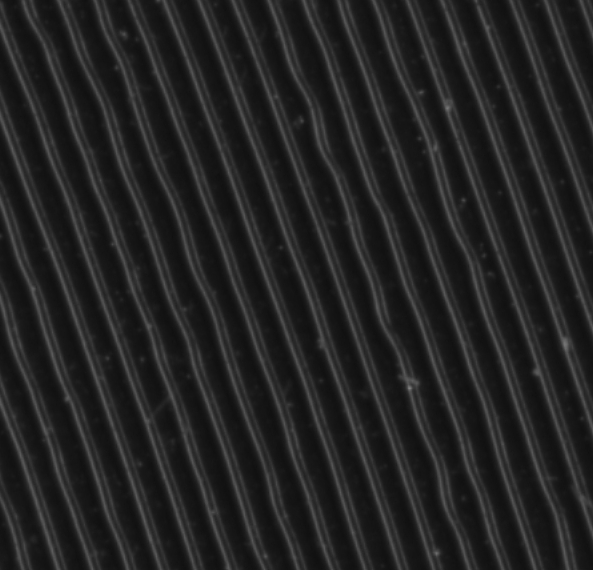
#> input picture grooves_128000.jpg, 593 x 570 px
$ python adaptive_thresholding.py   (older library calls are emulated)
#> lines starting #> are read from the running program, lines starting #| are printed output that depends on the picture; after the words box and inside, x2 and y2 are one past the last pixel; in counts of white or black regions, pixels touching at a corner belong together
import cv2 as cv

bw = cv.imread('grooves_128000.jpg', 0)
#> bw is the input picture: shape (570, 593); min 15, max 129, mean 35.1
cv.imshow("Original BW", bw)

ret, thresh_basic = cv.threshold(bw, 30, 255, cv.THRESH_BINARY)
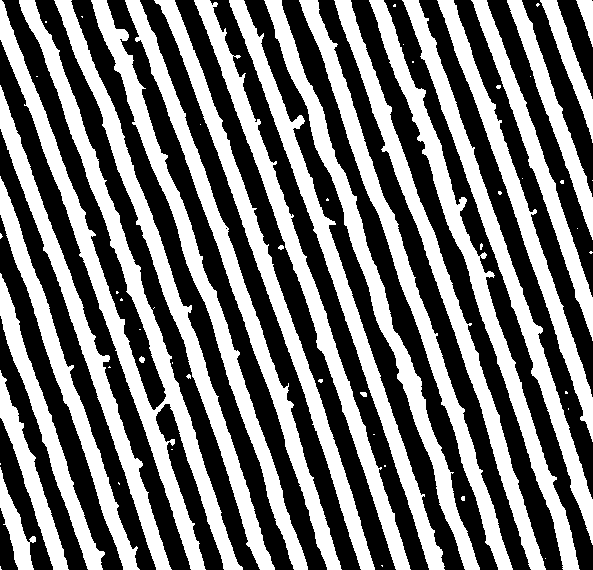
#> thresh_basic: shape (570, 593); 46.2% white; 63 white regions (38 under 20 px), largest, box (x1, y1, x2, y2) and area: (0, 0, 243, 570) 17822, (369, 0, 580, 570) 9322, (194, 0, 411, 570) 9089
cv.imshow("Basic Binary", thresh_basic)

thresh_adapt = cv.adaptiveThreshold(bw, 255, cv.ADAPTIVE_THRESH_MEAN_C, cv.THRESH_BINARY, 45, 0)
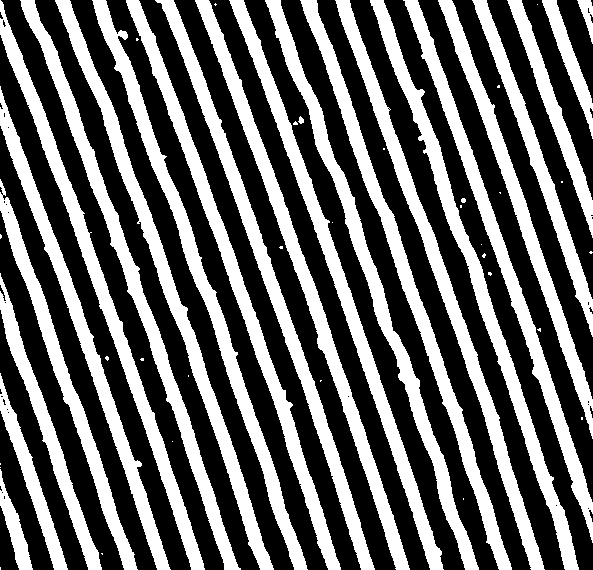
#> thresh_adapt: shape (570, 593); 41% white; 53 white regions (28 under 20 px)
cv.imshow("Adaptive Threshold", thresh_adapt)

_, contours, heirarchy = cv.findContours(thresh_adapt, cv.RETR_TREE, cv.CHAIN_APPROX_SIMPLE)
#> contours = 75 contours, 51 with area under 20; largest, box (x1, y1, x2, y2) and area: (92, 0, 308, 570) 7541, (55, 0, 274, 570) 7516, (370, 0, 579, 570) 7504, (195, 0, 410, 570) 7498, (20, 0, 241, 570) 7440
bw2 = bw.copy()
index = -1
thickness = 1
color = (255,0,255)

cv.drawContours(bw2, contours, index, color, thickness)
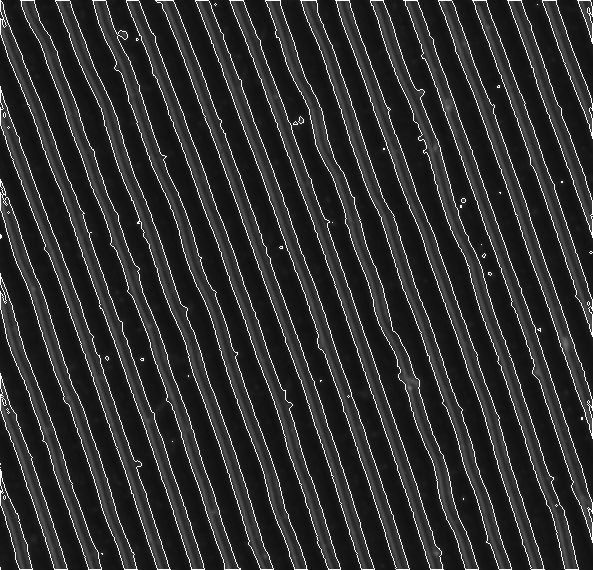
#> bw2: shape (570, 593); 6.21% of pixels changed, all inside (x1, y1, x2, y2) = (0, 0, 593, 570)
cv.imshow("Contours", bw2)

edges = cv.Canny(bw, 15, 5)
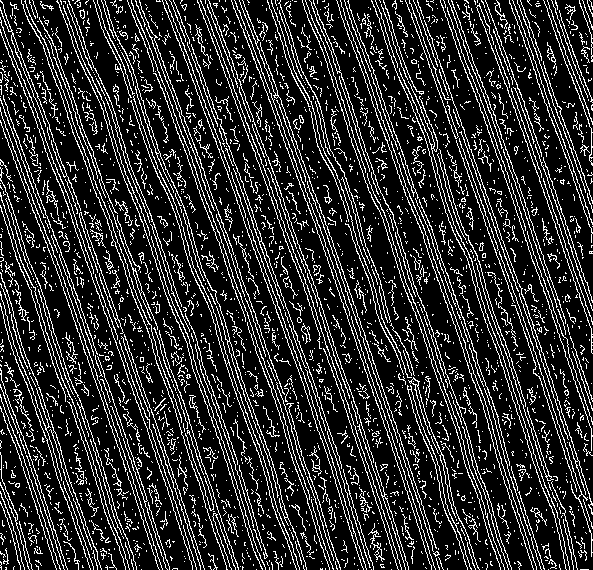
#> edges: shape (570, 593); 18.3% white in thin lines or dots
cv.imshow("Canny Edges", edges)

# May be useful to deal with dust on the record. But we should probably clean them ahead of time.
sub = thresh_adapt - edges
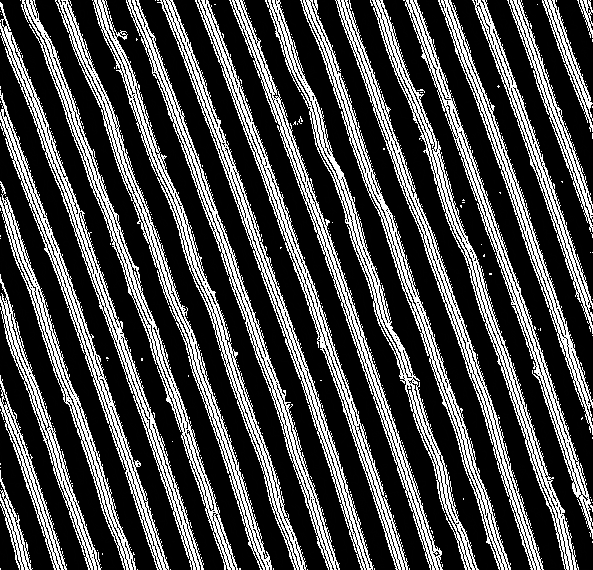
#> sub: shape (570, 593); min 0, max 255, mean 72.3
cv.imshow("Subtract Test", sub)

cv.waitKey(0)
cv.destroyAllWindows()

$ run again, with grooves_4800.jpg copied over grooves_128000.jpg
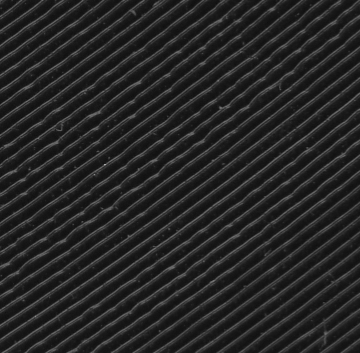
#> input picture grooves_4800.jpg, 360 x 353 px
#> bw is the input picture: shape (353, 360); min 12, max 169, mean 37.1
#> `ret, thresh_basic = cv.threshold(bw, 30, 255, cv.THRESH_BINARY)`:
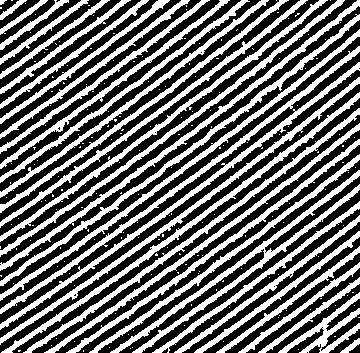
#> thresh_basic: shape (353, 360); 42.9% white; 222 white regions (184 under 20 px), largest, box (x1, y1, x2, y2) and area: (110, 170, 360, 353) 3058, (0, 14, 360, 286) 2368, (1, 92, 360, 353) 2350
#> thresh_adapt: shape (353, 360); 35.3% white; 141 white regions (102 under 20 px)
#> contours = 384 contours, 345 with area under 20; largest, box (x1, y1, x2, y2) and area: (1, 92, 360, 353) 1556, (0, 46, 360, 314) 1547, (0, 29, 360, 300) 1532, (0, 0, 360, 270) 1520, (0, 62, 360, 329) 1520
#> bw2: shape (353, 360); 14.69% of pixels changed, all inside (x1, y1, x2, y2) = (0, 0, 360, 353)
#> edges: shape (353, 360); 28.5% white in thin lines or dots
#> `sub = thresh_adapt - edges`:
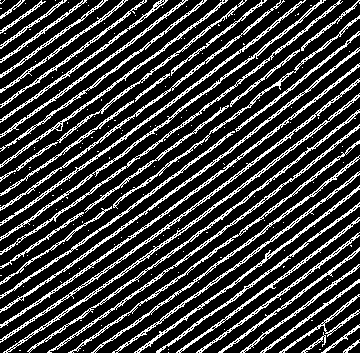
#> sub: shape (353, 360); min 0, max 255, mean 57.4
